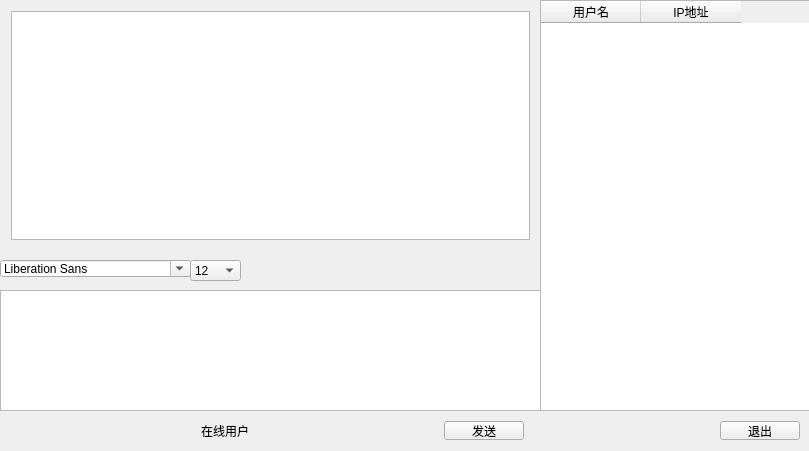
<?xml version="1.0" encoding="UTF-8"?>
<ui version="4.0">
 <class>Widget</class>
 <widget class="QWidget" name="Widget">
  <property name="windowModality">
   <enum>Qt::NonModal</enum>
  </property>
  <property name="enabled">
   <bool>true</bool>
  </property>
  <property name="geometry">
   <rect>
    <x>0</x>
    <y>0</y>
    <width>809</width>
    <height>451</height>
   </rect>
  </property>
  <property name="sizePolicy">
   <sizepolicy hsizetype="Expanding" vsizetype="Expanding">
    <horstretch>0</horstretch>
    <verstretch>0</verstretch>
   </sizepolicy>
  </property>
  <property name="minimumSize">
   <size>
    <width>0</width>
    <height>0</height>
   </size>
  </property>
  <property name="maximumSize">
   <size>
    <width>16777215</width>
    <height>16777215</height>
   </size>
  </property>
  <property name="windowTitle">
   <string>Widget</string>
  </property>
  <property name="styleSheet">
   <string notr="true">border-image: url(:/images/register.png);</string>
  </property>
  <widget class="QTableWidget" name="usrTblWidget">
   <property name="geometry">
    <rect>
     <x>540</x>
     <y>0</y>
     <width>271</width>
     <height>411</height>
    </rect>
   </property>
   <property name="styleSheet">
    <string notr="true">border-image: url(:/images/register.png);</string>
   </property>
   <property name="selectionMode">
    <enum>QAbstractItemView::SingleSelection</enum>
   </property>
   <property name="selectionBehavior">
    <enum>QAbstractItemView::SelectRows</enum>
   </property>
   <property name="showGrid">
    <bool>false</bool>
   </property>
   <column>
    <property name="text">
     <string>用户名</string>
    </property>
   </column>
   <column>
    <property name="text">
     <string>IP地址</string>
    </property>
   </column>
  </widget>
  <widget class="QWidget" name="horizontalLayoutWidget_2">
   <property name="geometry">
    <rect>
     <x>0</x>
     <y>410</y>
     <width>811</width>
     <height>41</height>
    </rect>
   </property>
   <layout class="QHBoxLayout" name="horizontalLayout_2">
    <item>
     <spacer name="horizontalSpacer">
      <property name="orientation">
       <enum>Qt::Horizontal</enum>
      </property>
      <property name="sizeHint" stdset="0">
       <size>
        <width>40</width>
        <height>20</height>
       </size>
      </property>
     </spacer>
    </item>
    <item>
     <widget class="QLabel" name="usrNumLbl">
      <property name="text">
       <string>在线用户</string>
      </property>
     </widget>
    </item>
    <item>
     <spacer name="horizontalSpacer_2">
      <property name="orientation">
       <enum>Qt::Horizontal</enum>
      </property>
      <property name="sizeHint" stdset="0">
       <size>
        <width>40</width>
        <height>20</height>
       </size>
      </property>
     </spacer>
    </item>
    <item>
     <widget class="QPushButton" name="sendBtn">
      <property name="text">
       <string>发送</string>
      </property>
     </widget>
    </item>
    <item>
     <spacer name="horizontalSpacer_3">
      <property name="orientation">
       <enum>Qt::Horizontal</enum>
      </property>
      <property name="sizeHint" stdset="0">
       <size>
        <width>40</width>
        <height>20</height>
       </size>
      </property>
     </spacer>
    </item>
    <item>
     <widget class="QPushButton" name="exitBtn">
      <property name="text">
       <string>退出</string>
      </property>
     </widget>
    </item>
   </layout>
  </widget>
  <widget class="QWidget" name="verticalLayoutWidget">
   <property name="geometry">
    <rect>
     <x>0</x>
     <y>0</y>
     <width>541</width>
     <height>251</height>
    </rect>
   </property>
   <layout class="QVBoxLayout" name="verticalLayout">
    <item>
     <widget class="QTextBrowser" name="msgBrowser">
      <property name="toolTip">
       <string>加粗</string>
      </property>
     </widget>
    </item>
   </layout>
  </widget>
  <widget class="QTextEdit" name="msgTxtEdit">
   <property name="geometry">
    <rect>
     <x>0</x>
     <y>290</y>
     <width>541</width>
     <height>121</height>
    </rect>
   </property>
  </widget>
  <widget class="QFontComboBox" name="fontCbx">
   <property name="geometry">
    <rect>
     <x>0</x>
     <y>260</y>
     <width>191</width>
     <height>17</height>
    </rect>
   </property>
  </widget>
  <widget class="QComboBox" name="sizeCbx">
   <property name="geometry">
    <rect>
     <x>190</x>
     <y>260</y>
     <width>51</width>
     <height>21</height>
    </rect>
   </property>
   <property name="currentIndex">
    <number>4</number>
   </property>
   <item>
    <property name="text">
     <string>8</string>
    </property>
   </item>
   <item>
    <property name="text">
     <string>9</string>
    </property>
   </item>
   <item>
    <property name="text">
     <string>10</string>
    </property>
   </item>
   <item>
    <property name="text">
     <string>11</string>
    </property>
   </item>
   <item>
    <property name="text">
     <string>12</string>
    </property>
   </item>
   <item>
    <property name="text">
     <string>13</string>
    </property>
   </item>
   <item>
    <property name="text">
     <string>14</string>
    </property>
   </item>
   <item>
    <property name="text">
     <string>15</string>
    </property>
   </item>
   <item>
    <property name="text">
     <string>16</string>
    </property>
   </item>
   <item>
    <property name="text">
     <string>17</string>
    </property>
   </item>
   <item>
    <property name="text">
     <string>18</string>
    </property>
   </item>
   <item>
    <property name="text">
     <string>19</string>
    </property>
   </item>
   <item>
    <property name="text">
     <string>20</string>
    </property>
   </item>
   <item>
    <property name="text">
     <string>21</string>
    </property>
   </item>
   <item>
    <property name="text">
     <string>22</string>
    </property>
   </item>
  </widget>
  <widget class="QWidget" name="">
   <property name="geometry">
    <rect>
     <x>240</x>
     <y>250</y>
     <width>301</width>
     <height>34</height>
    </rect>
   </property>
   <layout class="QHBoxLayout" name="horizontalLayout">
    <item>
     <widget class="QToolButton" name="boldTBtn">
      <property name="minimumSize">
       <size>
        <width>33</width>
        <height>32</height>
       </size>
      </property>
      <property name="maximumSize">
       <size>
        <width>33</width>
        <height>32</height>
       </size>
      </property>
      <property name="toolTip">
       <string>加粗</string>
      </property>
      <property name="text">
       <string/>
      </property>
      <property name="icon">
       <iconset resource="myimage.qrc">
        <normaloff>:/images/bold.png</normaloff>:/images/bold.png</iconset>
      </property>
      <property name="iconSize">
       <size>
        <width>26</width>
        <height>26</height>
       </size>
      </property>
      <property name="checkable">
       <bool>true</bool>
      </property>
      <property name="autoRaise">
       <bool>true</bool>
      </property>
     </widget>
    </item>
    <item>
     <widget class="QToolButton" name="italicTBtn">
      <property name="minimumSize">
       <size>
        <width>33</width>
        <height>32</height>
       </size>
      </property>
      <property name="maximumSize">
       <size>
        <width>33</width>
        <height>32</height>
       </size>
      </property>
      <property name="toolTip">
       <string>倾斜</string>
      </property>
      <property name="text">
       <string/>
      </property>
      <property name="icon">
       <iconset resource="myimage.qrc">
        <normaloff>:/images/italic.png</normaloff>:/images/italic.png</iconset>
      </property>
      <property name="iconSize">
       <size>
        <width>26</width>
        <height>26</height>
       </size>
      </property>
      <property name="checkable">
       <bool>true</bool>
      </property>
      <property name="autoRaise">
       <bool>true</bool>
      </property>
     </widget>
    </item>
    <item>
     <widget class="QToolButton" name="underlineTBtn">
      <property name="minimumSize">
       <size>
        <width>33</width>
        <height>32</height>
       </size>
      </property>
      <property name="maximumSize">
       <size>
        <width>33</width>
        <height>32</height>
       </size>
      </property>
      <property name="toolTip">
       <string>下划线</string>
      </property>
      <property name="text">
       <string/>
      </property>
      <property name="icon">
       <iconset resource="myimage.qrc">
        <normaloff>:/images/under.png</normaloff>:/images/under.png</iconset>
      </property>
      <property name="iconSize">
       <size>
        <width>26</width>
        <height>26</height>
       </size>
      </property>
      <property name="checkable">
       <bool>true</bool>
      </property>
      <property name="autoRaise">
       <bool>true</bool>
      </property>
     </widget>
    </item>
    <item>
     <widget class="QToolButton" name="colorTBtn">
      <property name="minimumSize">
       <size>
        <width>33</width>
        <height>32</height>
       </size>
      </property>
      <property name="maximumSize">
       <size>
        <width>33</width>
        <height>32</height>
       </size>
      </property>
      <property name="toolTip">
       <string>更改字体颜色</string>
      </property>
      <property name="text">
       <string/>
      </property>
      <property name="icon">
       <iconset resource="myimage.qrc">
        <normaloff>:/images/color.png</normaloff>:/images/color.png</iconset>
      </property>
      <property name="iconSize">
       <size>
        <width>26</width>
        <height>26</height>
       </size>
      </property>
      <property name="autoRaise">
       <bool>true</bool>
      </property>
     </widget>
    </item>
    <item>
     <widget class="QToolButton" name="sendTBtn">
      <property name="minimumSize">
       <size>
        <width>33</width>
        <height>32</height>
       </size>
      </property>
      <property name="maximumSize">
       <size>
        <width>33</width>
        <height>32</height>
       </size>
      </property>
      <property name="toolTip">
       <string>传输文件</string>
      </property>
      <property name="text">
       <string/>
      </property>
      <property name="icon">
       <iconset resource="myimage.qrc">
        <normaloff>:/images/send.png</normaloff>:/images/send.png</iconset>
      </property>
      <property name="iconSize">
       <size>
        <width>26</width>
        <height>26</height>
       </size>
      </property>
      <property name="autoRaise">
       <bool>true</bool>
      </property>
     </widget>
    </item>
    <item>
     <widget class="QToolButton" name="saveTBtn">
      <property name="minimumSize">
       <size>
        <width>33</width>
        <height>32</height>
       </size>
      </property>
      <property name="maximumSize">
       <size>
        <width>33</width>
        <height>32</height>
       </size>
      </property>
      <property name="toolTip">
       <string>保存聊天记录</string>
      </property>
      <property name="text">
       <string/>
      </property>
      <property name="icon">
       <iconset resource="myimage.qrc">
        <normaloff>:/images/save.png</normaloff>:/images/save.png</iconset>
      </property>
      <property name="iconSize">
       <size>
        <width>26</width>
        <height>26</height>
       </size>
      </property>
      <property name="autoRaise">
       <bool>true</bool>
      </property>
     </widget>
    </item>
    <item>
     <widget class="QToolButton" name="clearTBtn">
      <property name="minimumSize">
       <size>
        <width>33</width>
        <height>32</height>
       </size>
      </property>
      <property name="maximumSize">
       <size>
        <width>33</width>
        <height>32</height>
       </size>
      </property>
      <property name="toolTip">
       <string>清空聊天记录</string>
      </property>
      <property name="text">
       <string/>
      </property>
      <property name="icon">
       <iconset resource="myimage.qrc">
        <normaloff>:/images/clear.png</normaloff>:/images/clear.png</iconset>
      </property>
      <property name="iconSize">
       <size>
        <width>26</width>
        <height>26</height>
       </size>
      </property>
      <property name="autoRaise">
       <bool>true</bool>
      </property>
     </widget>
    </item>
   </layout>
  </widget>
 </widget>
 <layoutdefault spacing="6" margin="11"/>
 <resources>
  <include location="myimage.qrc"/>
 </resources>
 <connections/>
</ui>
